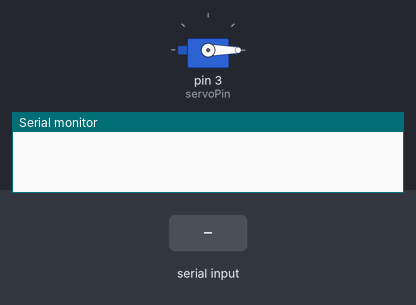
The sketch below on a simulated Arduino Uno, built with avr-gcc and run on an emulated ATmega328P. Parts: servo, the last lines printed to the serial monitor. The inputs (shaded band) are chosen by the test bench.

Above: at 1.2 s.
1.3 s: "90,45\n" received over Serial
At 2.54 s:
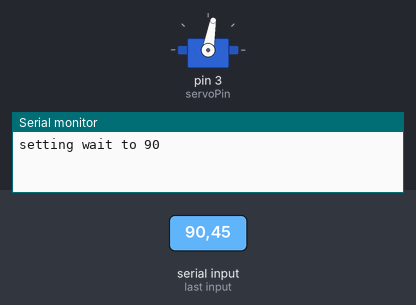
4.0 s: "30,150\n" received over Serial
Timing chart, 0 to 10.3 s (numbered marks = the images above; inputs shaded):
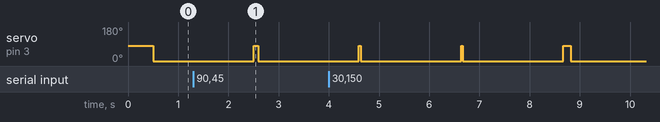

The sketch:

servo-runner.ino
```cpp
#include <Servo.h>

const uint8_t servoPin = 3;
const uint8_t shake_pos = 80;

uint16_t wait = 500;

Servo servo;

void setup() {
  pinMode(servoPin, OUTPUT);
  servo.attach(servoPin);
  servo.write(0);
  Serial.begin(115200);
}

void setServo(uint8_t value) {
  servo.write(constrain(value, 0, 270));
}

void shake() {
  setServo(shake_pos);
}


void roll() {
  setServo(0);
}


void loop() {
  if (Serial.available() > 0) {
    const auto read = Serial.parseInt();
    wait = read;
    Serial.print("setting wait to ");
    Serial.println(wait);
  }
  shake();
  delay(wait);
  roll();
  delay(2000);
}
```
